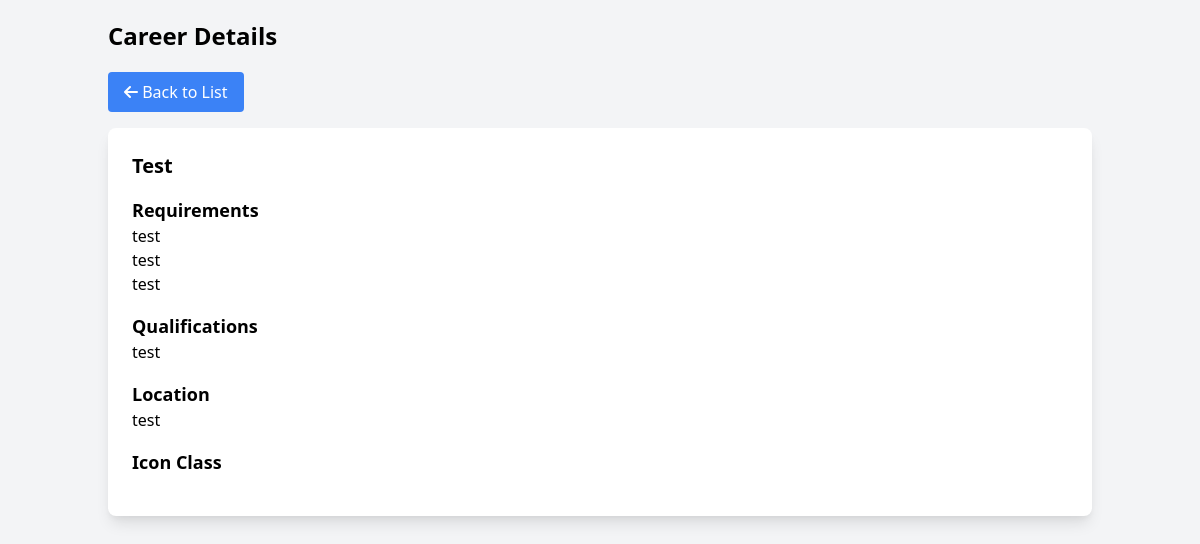
Page /admin/view_career.php?id=3 (signed in) on the committed database.
### tables this page shows
CREATE TABLE `careers` (
  `id` int(11) NOT NULL,
  `title` varchar(255) NOT NULL,
  `requirements` text NOT NULL,
  `qualifications` text NOT NULL,
  `location` varchar(255) NOT NULL,
  `icon_class` varchar(50) NOT NULL,
  `created_at` timestamp NOT NULL DEFAULT current_timestamp()
);

### admin/view_career.php (the view, shortened to what this page needs)
<?php
include 'db_connect.php';
$id = intval($_GET['id']);
$sql = "SELECT * FROM careers WHERE id = ?";
$stmt = mysqli_prepare($connect, $sql);
mysqli_stmt_bind_param($stmt, 'i', $id);
mysqli_stmt_execute($stmt);
$result = mysqli_stmt_get_result($stmt);
if ($row = mysqli_fetch_assoc($result)) {
    $title = htmlspecialchars($row['title']);
    $requirements = htmlspecialchars($row['requirements']);
    $qualifications = htmlspecialchars($row['qualifications']);
    $location = htmlspecialchars($row['location']);
} else {
    echo '<div class="container mx-auto p-5"><p class="text-red-500">Career not found.</p></div>';
    exit();
}
?>
<!DOCTYPE html>
<html lang="en">
<head>
    <link rel="stylesheet" href="https://cdnjs.cloudflare.com/ajax/libs/tailwindcss/2.2.19/tailwind.min.css">
    <link rel="stylesheet" href="https://cdnjs.cloudflare.com/ajax/libs/font-awesome/6.0.0-beta3/css/all.min.css">
</head>
<body class="bg-gray-100">
    <div class="container mx-auto p-5">
        <h1 class="text-2xl font-bold mb-5">Career Details</h1>
        <a href="career.php" class="bg-blue-500 hover:bg-blue-700 text-white py-2 px-4 rounded mb-4 inline-block">
            <i class="fas fa-arrow-left"></i> Back to List
        </a>
        <div class="bg-white p-6 rounded-lg shadow-lg">
            <h2 class="text-xl font-bold mb-4"><?php echo $title; ?></h2>
            <div class="mb-4">
                <h3 class="text-lg font-semibold">Requirements</h3>
                <p><?php echo nl2br($requirements); ?></p>
            </div>
            <div class="mb-4">
                <h3 class="text-lg font-semibold">Qualifications</h3>
                <p><?php echo nl2br($qualifications); ?></p>
            </div>
            <div class="mb-4">
                <h3 class="text-lg font-semibold">Location</h3>
                <p><?php echo $location; ?></p>
            </div>
            <div class="mb-4">
                <h3 class="text-lg font-semibold">Icon Class</h3>
            </div>
        </div>
    </div>
</body>
</html>

### rows in the picture
careers: title "Test", requirements "test test test", qualifications "test", location "test"
